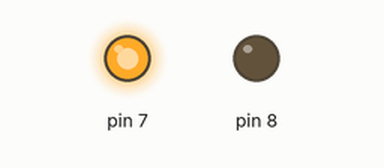
Bench run of a sketch on a simulated Arduino Uno, built with avr-gcc and run on an emulated ATmega328P. On the bench: output pins drawn as LEDs (lit = HIGH).

Above: at 1.0 s.
At 3.0 s:
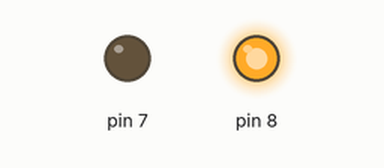
Timing chart, 0 to 5.2 s (numbered marks = the images above):
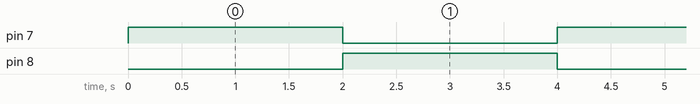

Measured:
- by itself, pin 7, pin 8: alternates HIGH for 2.0 s and LOW for 2.0 s

The sketch:

FAN.ino
```cpp
void setup() {
  pinMode(7, OUTPUT); //우회전 - 앞으로
  pinMode(8, OUTPUT); //좌회전 - 뒤로

}

void loop() {

  digitalWrite(7, HIGH);
  digitalWrite(8, LOW);
  delay(2000);
  digitalWrite(7, LOW);
  digitalWrite(8, HIGH);
  delay(2000);

}
```
